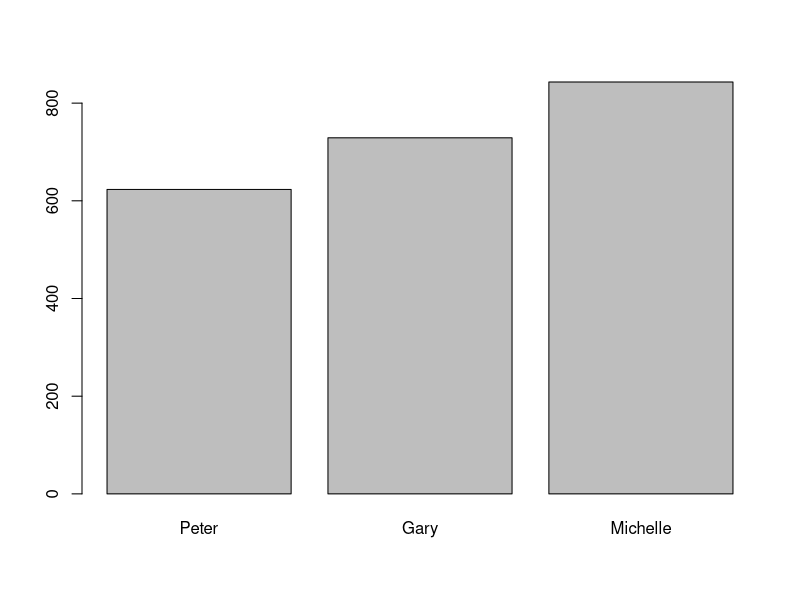
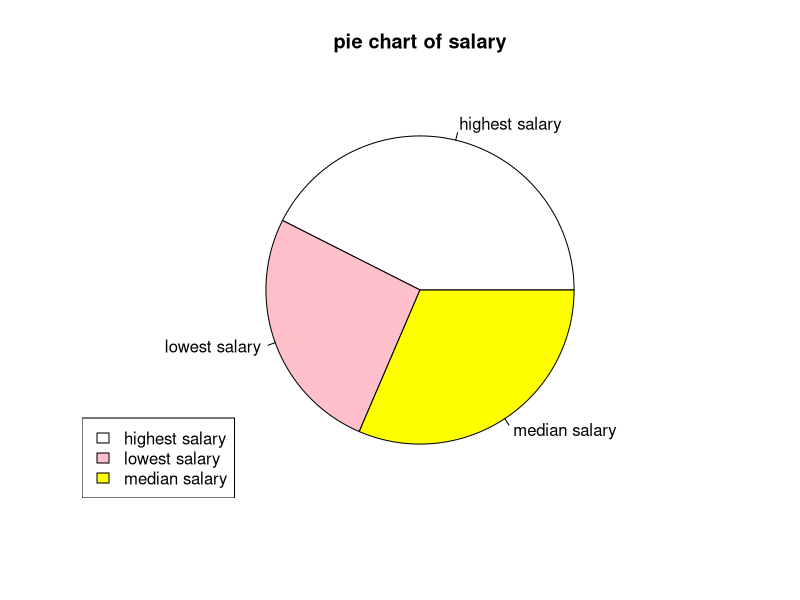

The R source for these figures, in order: (Note: a time limit stopped this script after it produced the figures.)
#Q1
matrix1 <- matrix(c(7,2,9,4,12,13),nrow=2,ncol=3)
matrix2 <- matrix(c(1,2,3,7,8,9,12,13,14,19,20,21),nrow=3,ncol=4)
matrix1
matrix2
#result matix
matrix1%*%matrix2

#Q2
#a.
Data_Frame<-data.frame(
  id = c(1,2,3,4,5),
  name = c("Peter","Amy","Ryan","Gary","Michelle"),
  salary = c(623.30,515.20,611.00,729.00,843.25)
)
Data_Frame
#b.
New_col_DF <- cbind(Data_Frame, department = c("IT","finance","computer science","statistics","Art"))
New_col_DF
#c.
New_col_DF[c(1,3,5),c(2,3)]
#d.bar chart
barplot(New_col_DF[c(1,4,5),3],names.arg=New_col_DF[c(1,4,5),2])
#e.
x <- c(max(New_col_DF[,3]),min(New_col_DF[,3]),median(New_col_DF[,3]) )
median(New_col_DF[,3])
# if plot label is name
y<- c(New_col_DF[which.max(New_col_DF[,3]),2],New_col_DF[which.min(New_col_DF[,3]),2],New_col_DF[1,2])
# if plot label is "highest, lowest, median"
y<-c("highest salary","lowest salary","median salary")
colors<-c("white","pink","yellow")
pie(x, label =y,main ="pie chart of salary", col=colors )
legend("bottomleft", y,fill = colors)

#Q3
# First function: scorekeeper function in Python
# def scorekeeper(ai_win,player_win,result):
#    if (result == True):
#        player_win +=1
#        return ai_win,player_win
#    if (result == False):
#        ai_win +=1
#        return ai_win,player_win
#    else:
#        return ai_win,player_win
ai_win <-2
player_win <-3
result <- TRUE
if (result == TRUE){
  player_win = player_win +1
  print(c("ai is",ai_win,"player is",player_win))
}else if (result == FALSE){
  ai_win = ai_win +1
  print(c("ai is",ai_win,"player is",player_win))
}else{
  print(c("ai is",ai_win,"player is",player_win))
}

# second function in python
# replay = input("play again? (yes/no)")
# while (replay != "yes" and replay != "no"):
#   print("the input is not valid, it should be one of 'yes' or 'no', please retype")
#   replay = input("play again? (yes/no)")
replay<-"noo"
replay <- readline(prompt="play again? (yes/no): ")
while(replay != "yes" & replay != "no"){
  print("the input is not valid, it should be one of 'yes' or 'no', please retype")
  replay<- readline(prompt="play again? (yes/no): ")
  }
print("finish")
